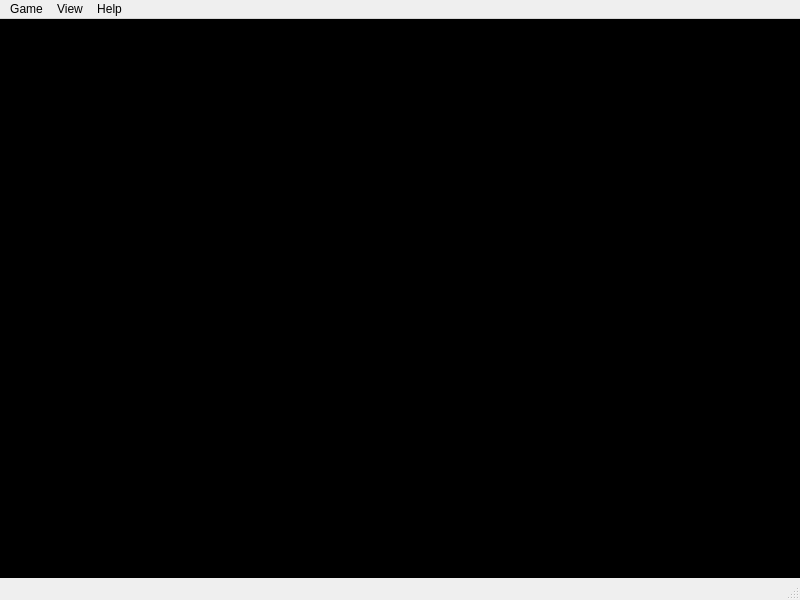
<?xml version="1.0" encoding="UTF-8"?>
<ui version="4.0">
 <class>MainWindow</class>
 <widget class="QMainWindow" name="MainWindow">
  <property name="geometry">
   <rect>
    <x>0</x>
    <y>0</y>
    <width>800</width>
    <height>600</height>
   </rect>
  </property>
  <property name="windowTitle">
   <string>MainWindow</string>
  </property>
  <widget class="QWidget" name="centralwidget">
   <property name="styleSheet">
    <string notr="true">background-color: rgb(0,0,0);</string>
   </property>
   <widget class="QTextBrowser" name="textBrowser">
    <property name="geometry">
     <rect>
      <x>0</x>
      <y>0</y>
      <width>801</width>
      <height>561</height>
     </rect>
    </property>
    <property name="styleSheet">
     <string notr="true">color: rgb(255, 255, 255);
font: 12pt &quot;Roboto&quot;;
margin: 10px;</string>
    </property>
   </widget>
  </widget>
  <widget class="QMenuBar" name="menubar">
   <property name="geometry">
    <rect>
     <x>0</x>
     <y>0</y>
     <width>800</width>
     <height>22</height>
    </rect>
   </property>
   <widget class="QMenu" name="menuGame">
    <property name="title">
     <string>Game</string>
    </property>
    <addaction name="actionNew"/>
    <addaction name="actionLoad"/>
    <addaction name="actionSave"/>
   </widget>
   <widget class="QMenu" name="menuView">
    <property name="title">
     <string>View</string>
    </property>
    <addaction name="actionFullscreen"/>
    <addaction name="actionToggle_window"/>
   </widget>
   <widget class="QMenu" name="menuHelp">
    <property name="title">
     <string>Help</string>
    </property>
    <addaction name="actionUsage"/>
   </widget>
   <addaction name="menuGame"/>
   <addaction name="menuView"/>
   <addaction name="menuHelp"/>
  </widget>
  <widget class="QStatusBar" name="statusbar"/>
  <action name="actionNew">
   <property name="text">
    <string>New</string>
   </property>
  </action>
  <action name="actionLoad">
   <property name="text">
    <string>Load</string>
   </property>
  </action>
  <action name="actionSave">
   <property name="text">
    <string>Save</string>
   </property>
  </action>
  <action name="actionExit">
   <property name="text">
    <string>Exit</string>
   </property>
  </action>
  <action name="actionFullscreen">
   <property name="text">
    <string>Fullscreen</string>
   </property>
  </action>
  <action name="actionToggle_window">
   <property name="text">
    <string>Toggle window</string>
   </property>
  </action>
  <action name="actionUsage">
   <property name="text">
    <string>Usage</string>
   </property>
  </action>
 </widget>
 <resources/>
 <connections/>
</ui>
